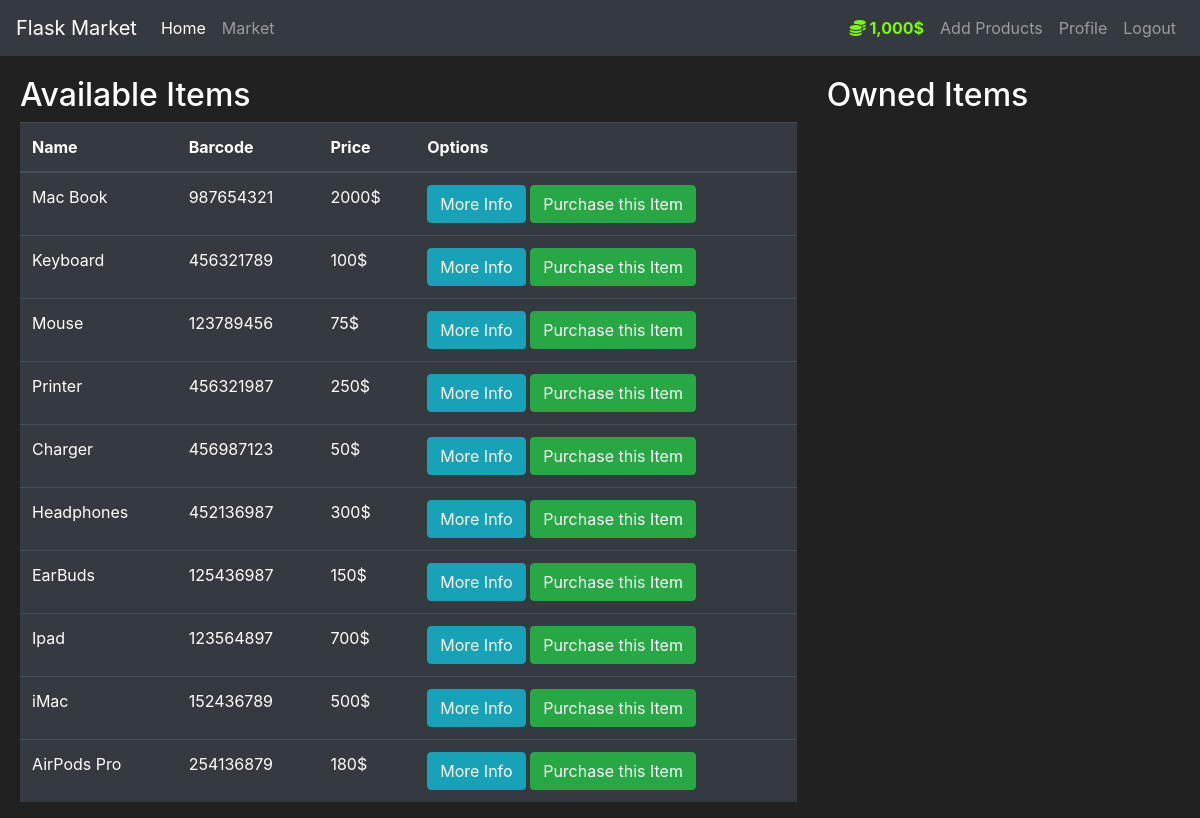
The app's page /market (signed in) with its own data.
### market/models.py (models this page shows, shortened)
class User(db.Model, UserMixin): # Creating a User class which inherits from db.Model, where Model is a class in SQLAlchemy which is a base class for all models in SQLAlchemy. Here Model class is being accessed through db object.
    id = db.Column(db.Integer(), primary_key=True)
    username = db.Column(db.String(length=30), nullable=False, unique=True)
    email_address = db.Column(db.String(length=50), nullable=False, unique=True)
    password_hash = db.Column(db.String(length=60), nullable=False)
    budget = db.Column(db.Integer(), nullable=False, default=10000)
    items = db.relationship('Item', backref='owned_user', lazy=True)
    @property # This decorator allows you to access the method (password) as if it were an attribute. It allows you to use @password.setter or @password.deleter
    def password(self):
        raise AttributeError("Password cannot be accessed directly.")
    @password.setter # When you assign a value to the password attribute (e.g., user_to_create.password = form.password1.data), the setter is called.
    def password(self, plain_text_password): # Function name should be the same as the property name.
        self.password_hash = bcrypt.generate_password_hash(plain_text_password).decode('utf-8')
    @property # This decorator allows you to access the method (prettier_budget) as if it were an attribute.
    def prettier_budget(self): # This function is used to display the budget in a prettier format.
        if len(str(self.budget)) >= 4:
            return f'{str(self.budget)[:-3]},{str(self.budget)[-3:]}$'
        else:
            return f"{self.budget}$"
    @property
    def is_admin(self):
        return self.username == "Shaik"

class Item(db.Model):
    id = db.Column(db.Integer(), primary_key=True)
    name = db.Column(db.String(length=30), nullable=False, unique=True)
    price = db.Column(db.Integer(), nullable=False)
    barcode = db.Column(db.String(length=12), nullable=False, unique=True)
    description = db.Column(db.String(length=1024), nullable=False)
    owner = db.Column(db.Integer(), db.ForeignKey('user.id'))

### market/routes.py (the view, shortened to what this page needs)
@app.route('/market', methods=['GET', 'POST'])
@login_required
def market_page():
    purchase_form = PurchaseForm()
    selling_form = SellForm()
    if request.method == "GET":
        owned_items = Item.query.filter_by(owner=current_user.id)  # Return a list of all the rows in the table(Item) from the database(market.db) where the owner is the current user.
        items = Item.query.filter_by(owner=None) # Return a list of all the rows in the table(Item) from the database(market.db) where the owner is None.
        return render_template('market.html', items=items, purchase_form=purchase_form, selling_form=selling_form,
                               owned_items=owned_items)

### market/models.py (called while the page is built)
@login_manager.user_loader
def load_user(user_id): # This function is used to load the user by the user_id
    return User.query.get(int(user_id))

### market/templates/market.html (shortened to what this page needs)
{% extends 'base.html' %}
{% block content %}
<div class="row" style="margin-top:20px; margin-left:5px">
<div class="col-8">
   <h2>Available Items</h2>
   <table class="table table-hover table-dark">
      <thead>
         <tr>
            <th scope="col">Name</th>
            <th scope="col">Barcode</th>
            <th scope="col">Price</th>
            <th scope="col">Options</th>
         </tr>
      </thead>
      <tbody>
         {% for item in items %}
         <tr>
            <td>{{ item.name }}</td>
            <td>{{ item.barcode }}</td>
            <td>{{ item.price }}$</td>
            <td>
               <button class="btn btn-outline btn-info" data-toggle="modal" data-target="#Modal-MoreInfo-{{ item.id }}">More Info</button>
               <button class="btn btn-outline btn-success" data-toggle="modal" data-target="#Modal-PurchaseConfirm-{{ item.id }}">Purchase this Item</button>
            </td>
         </tr>
         {% endfor %}
      </tbody>
   </table>
</div>
<div class="col-4">
<h2>Owned Items</h2>
</div>
</div>
{% endblock %}

### market/templates/base.html (shortened to what this page needs)
<!doctype html>
<html lang="en">
   <head>
      <link rel="stylesheet" href="https://cdn.jsdelivr.net/npm/bootstrap@4.5.3/dist/css/bootstrap.min.css">
   </head>
   <body>
    <nav class="navbar navbar-expand-md navbar-dark bg-dark">
      <a class="navbar-brand" href="#">Flask Market</a>
      <div class="collapse navbar-collapse" id="navbarNav">
        <ul class="navbar-nav mr-auto">
            <li class="nav-item active">
                <a class="nav-link" href="{{ url_for('home_page') }}">Home <span class="sr-only">(current)</span></a>
            </li>
            <li class="nav-item">
                <a class="nav-link" href="{{ url_for('market_page') }}">Market</a>
            </li>
        </ul>
          {% if current_user.is_authenticated %}
          <ul class="navbar-nav">
              <li class="nav-item">
                  <a class="nav-link" style="color: lawngreen; font-weight: bold" >
                      <i class="fas fa-coins"></i>
                      {{ current_user.prettier_budget }}
                  </a>
              </li>
              {% if current_user.is_admin %}
              <li class="nav-item">
                  <a class="nav-link" href="{{ url_for('admin_page') }}">Add Products</a>
              </li>
              {% endif %}
              <li class="nav-item">
                  <a class="nav-link" href="#">Profile</a>
              </li>
              <li class="nav-item">
                  <a class="nav-link" href="{{ url_for('logout_page') }}">Logout</a>
              </li>
          </ul>
        {% endif %}
      </div>
    </nav>
    {% block content %}
    {% endblock %}
   </body>
</html>

### market/templates/base.html (style rules this page uses)
body { background-color: #212121; color: white }

### records on screen
User: prettier_budget "1,000$"
Item: name "Mac Book", barcode "987654321", price "2000"
Item: name "Keyboard", barcode "456321789", price "100"
Item: name "Mouse", barcode "123789456", price "75"
Item: name "Printer", barcode "456321987", price "250"
Item: name "Charger", barcode "456987123", price "50"
Item: name "Headphones", barcode "452136987", price "300"
Item: name "EarBuds", barcode "125436987", price "150"
Item: name "Ipad", barcode "123564897", price "700"
Item: name "iMac", barcode "152436789", price "500"
Item: name "AirPods Pro", barcode "254136879", price "180"
